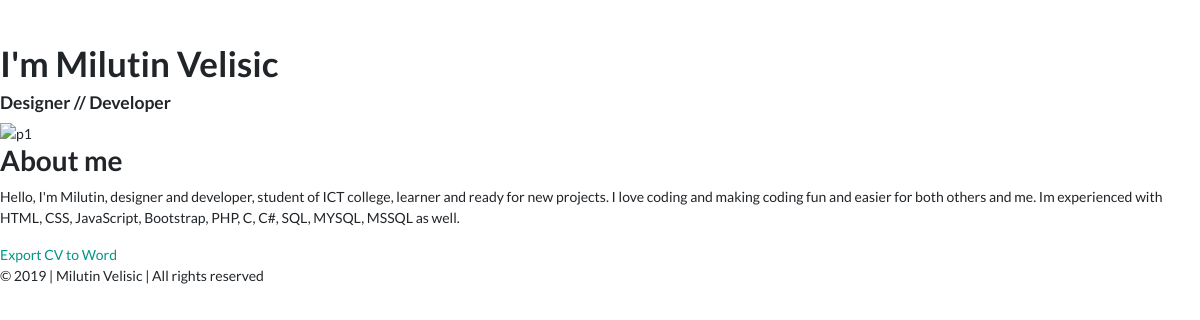
The app's page /index.php?p=portfolio with its own data.
### tables this page shows
CREATE TABLE `author` (
  `idAuthor` int(50) NOT NULL,
  `imePrezime` varchar(255) NOT NULL,
  `kratakOpis` varchar(255) NOT NULL,
  `opis` text NOT NULL
);

### config/connection.php (called while the page is built, shortened)
<?php
try {
    $conn = new PDO("mysql:host=".SERVER.";dbname=".DATABASE.";charset=utf8", USERNAME, PASSWORD);
    $conn->setAttribute(PDO::ATTR_DEFAULT_FETCH_MODE, PDO::FETCH_OBJ);
    $conn->setAttribute(PDO::ATTR_ERRMODE, PDO::ERRMODE_EXCEPTION);
}
catch(PDOException $ex){
    echo $ex->getMessage();
}
function executeQuery($query){
    global $conn;
    return $conn->query($query)->fetchAll();
}

### models/author/functions.php (called while the page is built)
<?php
function getAuthorInfo()
{
    return executeQuery("SELECT * FROM author");
}

### views/pages/portfolio.php (the view, shortened to what this page needs)
<!DOCTYPE html>
<html>
<head>
  <link rel="stylesheet" href="assets/css/main.css" />
</head>
<?php
include 'models/author/functions.php';
$info = getAuthorInfo();
?>
<body>
  <main>
    <header class="home" id="home"><br><br>
      <h1>I'm <?= $info[0]->imePrezime ?></h1>
      <h5><?= $info[0]->kratakOpis ?></h5>
      <img src="assets/images/person111.jpg" alt="p1">
    </header>
  </main>
  <section class="about" id="about">
    <h2>About me</h2>
    <p>
      Hello, <?= $info[0]->opis ?>
    </p>
    <a href="models/author/exportword.php" class="word">Export CV to Word</a>
  </section>
  <footer>
    <section class="bottom-bar">
      <p>&copy; 2019 | Milutin Velisic | All rights reserved</p>
    </section>
  </footer>
</body>
</html>

### records on screen
author: imePrezime "Milutin Velisic", kratakOpis "Designer // Developer", opis "I'm Milutin, designer and developer, student of ICT college, learner and ready for new projects. I love coding and making coding fun and easier for both others and me. Im experienced with HTML, CSS, JavaScript, Bootstrap, PHP, C, C#, SQL, MYSQL, MSSQL as well."
